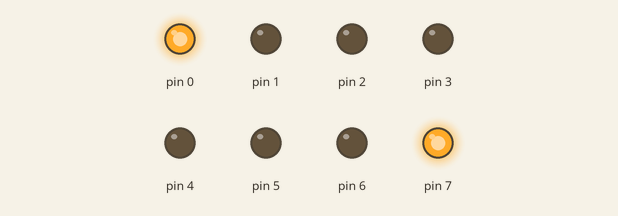
Simulated run of this sketch. Board: Arduino Uno, built with avr-gcc and run on an emulated ATmega328P. On the bench: output pins drawn as LEDs (lit = HIGH).

Above: at 0.5 s.
At 1.5 s:
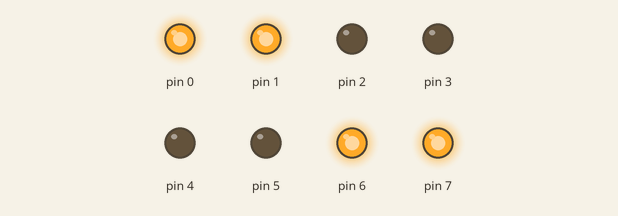
At 2.5 s:
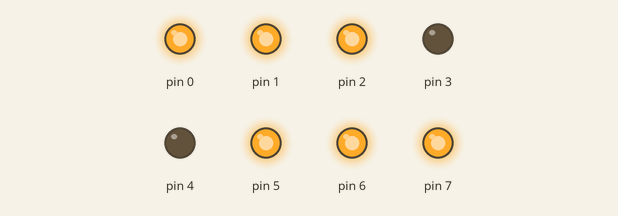
At 3.5 s:
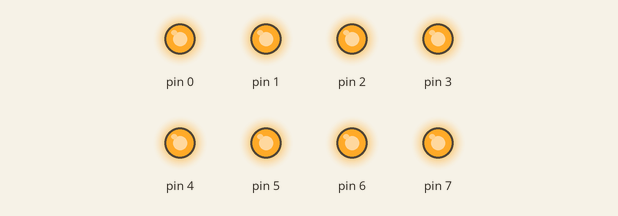
Timing chart, 0 to 4.6 s (numbered marks = the images above):
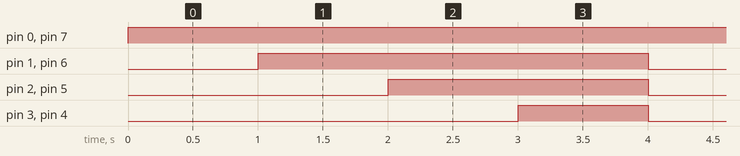

The sketch:

Multiple_LED_blinking.ino
```cpp
void setup() {
  DDRD = 0b11111111;

  for (int i = 0; i < 8; i++)
  pinMode(i, OUTPUT);
}
uint8_t pattern[8] = {0b10000001, 0b11000011, 0b11100111, 0b11111111};
void loop () {
  for (int i = 0; i < 4; i ++)
  {
  PORTD = pattern[i];
  delay(1000);
  }
}
```

Measured:
- by itself, pin 0, pin 7: LOW → HIGH at 0.00 s
- by itself, pin 1, pin 6: alternates HIGH for 3.0 s and LOW for 1.0 s
- by itself, pin 2, pin 5: alternates HIGH for 2.0 s and LOW for 2.0 s
- by itself, pin 3, pin 4: alternates HIGH for 1.0 s and LOW for 3.0 s
